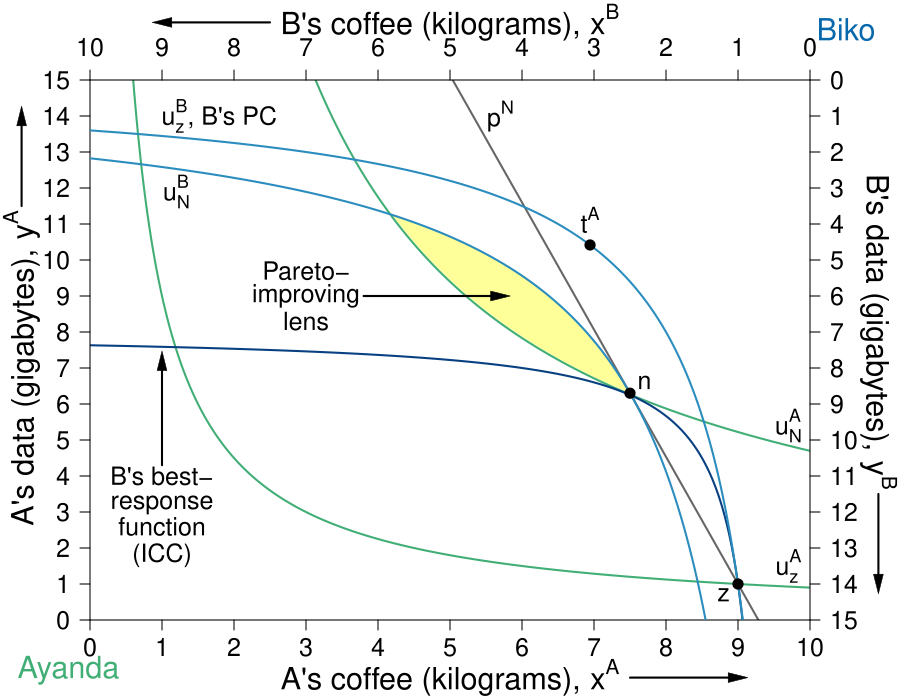

Write R code to recreate this figure.
#require(ggplot2)
require(shape)
pdf(file = "property/psp_offer_final_newz_pareto.pdf", width = 9, height = 7)

#Set parameters for graphics
pointsize <- 1.8
axislabelsize <- 1.8
labelsize <- 1.5
namesize <- 1.8
annotatesize <- 1.5
graphlinewidth <- 2
segmentlinewidth <- 1.5

COL <- c("#7fc97f", "#beaed4", "#fdc086", "#ffff99", "#386cb0", "#f0027f", "#bf5b17", "#666666")
COLA <- c("#e0f3db", "#99d8c9","#66c2a4","#41ae76", "#238b45", "#005824")
COLB <- c("#c6dbef", "#4eb3d3", "#2b8cbe", "#0868ac","#084081")
COLC <- c("#fcfbfd", "#efedf5", "#dadaeb", "#bcbddc", "#9e9ac8", "#807dba", "#6a51a3", "#54278f", "#3f007d")

uAlog <- function(xA, yA, alpha = 1/2){
  alpha*log(xA) + (1-alpha)*log(yA)
}

indifflogA <- function(xA, U, alpha = 1/2){
  exp((U - alpha*log(xA))/(1 - alpha))
}

uBlog <- function(xA, yA, alpha = 1/2){
  alpha*log(10-xA) + (1-alpha)*log(15-yA)
}

indifflogB <- function(xA, U = uBlog(9,1), alpha = 1/2){
  15 - exp((U - alpha*log(10-xA))/(1 - alpha))
}

paretoEC <- function(x, ybar = 15, xbar = 10) {
  (ybar/xbar)*x
}

paretoEC <- function(x) {
  (3/2)*x
}

MonopolyPrice <- function(x) {
  32.8 - (6.3-1)/(2.5-1)*x 
}

OfferCurveA <- function(x) {
  x/(2*x  - 9)
}


#Use the TIOLI funciton to find what value of x you should have for point g
xatioli <- function(uza){
  exp(uza - (1/2)*log(3/2))
}

xbtioli <- function(uzb){
  exp(uzb - (1/2)*log(3/2))
}
# mrsplot <- function(x) {
#   (13/2)*(x/(9-x)^2)
# }

# OfferCurveB <- function(x) {
#   15 - (13/2)*(10 - x)/(9 - x)
# }

OfferCurveB <- function(x) {
  15 - (7*(10 - x))/(10 - x - 1/2)
}

#Deriving the offer curves: let py = 1
#wA = 8px + 2py = 8px + 2; Demand: x = w/2px => x = 4 + 1/px => px = 1/(x - 4)
#Offer curve is y = px*x => (1/(x-4))*x = x/(x-4) defined for x neq 4
#wA = 2px + 13py = 2px + 13; Demand: x = w/2px => x = 1 + 13/2px => px = 13/2(x - 1)
#B's Offer curve is y = px*x => (13/2)(1/(x-1))*x = (13/2)(x/(x-1)
#Therefore in terms of yA and xA:
#15 - y = (13/2)*(10 - x)/(10 - x - 1)
#Therefore y = 15 - (13/2)*(10-x)/(9 - x) defined for x neq 9
#The tangency of the indifference curve and the offer curve gives mrsplot
#Where mrsplot equals that offer curve, we get x = (3/17)*(51 - sqrt(221)) = 6.376576; 
#So y = 6.022321; therefore u = (6.376576^0.5)*(6.022321^0.5)



par(mar =  c(4, 4.5, 4, 4.5))
xlims <- c(0, 10)
ylims <- c(0, 15)
xlims2 <- c(10, 0)
ylims2 <- c(15, 0)
x <- seq(xlims[1], xlims[2], length.out = npts)
y <- seq(ylims[1], ylims[2], length.out = npts) 


plot(0, 0, xlim = xlims, ylim = ylims, type = "n",
     xlab = "",
     ylab = "", 
     xaxt = "n", 
     yaxt = "n", 
     cex.lab = axislabelsize, 
     bty = "n",
     xaxs="i", 
     yaxs="i")


npts <- 500 
npts2 <- 501

#Specify the sequences of points for graphing. 
xx1 <- seq(xlims[1], xlims[2], length.out = npts)
yy1 <- indiffcurveA2(xx1, U = 4, A = 1, a = 0.5)
yy2 <- indiffcurveA2(xx1)




# xpolyF <- seq(from = 0, to = 9.499, length.out = 501)
# ypolyF1 <- OfferCurveB(xpoly1)
# polygon(c(0, xpolyF, xlims[2]), 
#         c(OfferCurveB(0), 0, OfferCurveB(xpolyF)),
#         border = FALSE, col = COLA[1])

# polygon(x = c(xpolyF, rev(xpolyF)), y = c(ypolyF1, rev(ypolyF1)), col=COLB[1], density=NULL, border = NA)



#I need something like xx1 with npts for 
xpoly1 <- seq(from = 4.15, to = 7.5, length.out = 500)
ypoly1 <- indifflogA(xpoly1, U = uAlog(7.5, 6.3))
ypoly2 <- indifflogB(xpoly1, U = uBlog(7.5, 6.3))
polygon(x = c(xpoly1, rev(xpoly1)), y = c(ypoly1, rev(ypoly2)), col=COL[4], density=NULL, border = NA)



a2 <- c(uAlog(9,1), 1.925)

contour(x, y, 
        outer(x, y, uAlog),
        drawlabels = FALSE,
        col = COLA[4],
        lwd = graphlinewidth,
        levels = a2, 
        xaxs="i", 
        yaxs="i", 
        add = TRUE)

#Label lens
text(3, 9.7, expression("Pareto-"), cex = annotatesize)
text(3, 9, expression("improving"), cex = annotatesize)
text(3, 8.3, expression("lens"), cex = annotatesize)
Arrows(3.8, 9, 5.7, 9, col = "black", lty = 1, lwd = 2, arr.type = "triangle", arr.lwd = 0.5)

xx2 <- seq(4, xlims[2], length.out = npts)
xx3 <- seq(xlims[1], 9.5, length.out = npts)

#Pareto efficient curve
#segments(0, 0, 10, 15, lty = 1, lwd = graphlinewidth, col = COL[2])

# text(8, 10, expression("Pareto-efficient curve"), cex = annotatesize)
# Arrows(8.5, 10.3, 8.5, 12.2, col = "black", lty = 1, lwd = backgroundlinewidth, arr.type = "triangle", arr.lwd = 0.5)



#Draw the lines for the graphs
#lines(xx1, indiffcurveA1(xx1), col = COLA[3], lwd = graphlinewidth)
#lines(xx1, indiffcurveA2(xx1), col = COLA[4], lwd = graphlinewidth)
#lines(xx1, indiffcurveA3(xx1), col = COLA[4], lwd = graphlinewidth)

#lines(xx1, mrsplot(xx1), col = COL[1], lwd = graphlinewidth)
# lines(xx1, indiffcurveBneg1(xx1, U = 5.703502), col = COLB[3], lwd = graphlinewidth)
# lines(xx1, indiffcurveBneg1(xx1), col = COLB[3], lwd = graphlinewidth)

lines(xx3, OfferCurveB(xx3), col = COLB[5], lwd = graphlinewidth)
lines(xx1, MonopolyPrice(xx1), col = COL[8], lwd = graphlinewidth)

#Customize ticks and labels for the plot
ticksy <- seq(from = 0, to = 15, by = 1)
ylabels <- seq(from = 0, to = 15, by = 1)
ticksx <- seq(from = 0, to = 10, by = 1)
xlabels <- seq(from = 0, to = 10, by = 1)
axis(1, at = ticksx, pos = 0, labels = xlabels, cex.axis = labelsize)
axis(2, at = ticksy, pos = 0, labels = ylabels, las = 1, cex.axis = labelsize)

mtext(expression(paste("A's coffee (kilograms), ", x^A)), side=1, line = 3, cex = axislabelsize)
text(-0.95, 7, expression(paste("A's data (gigabytes), ", y^A)), xpd = TRUE, cex = axislabelsize, srt = 90) 

#Add arrows:
Arrows(-0.95, 11.5, -0.95, 14, col = "black", lty = 1, lwd = 2, arr.type = "triangle", arr.lwd = 0.5, xpd = TRUE)
Arrows(7.5, -1.6, 9, -1.6, col = "black", lty = 1, lwd = 2, arr.type = "triangle", arr.lwd = 0.5, xpd = TRUE)

#arrows(-0.75, 11.5, -0.75, 14, xpd = TRUE, length=0.1,angle=40,lwd=3)
#arrows(7.5, -1.6, 9, -1.6, xpd = TRUE, length=0.1,angle=40,lwd=3)


#Annotation of the three graphs and the NE
#text(9.6, 0.9, expression(u[1]^A))
# text(9.2, 2.4, expression(u[1]^A == u[z]^A), cex = labelsize)
# text(9.2, 4.9, expression(u[2]^A == u[a]^A), cex = labelsize)
text(9.7, 1.5, expression(u[z]^A), cex = labelsize)
text(9.7, 5.4, expression(u[N]^A), cex = labelsize)
#text(9.6, 5.9, expression(u[4]^A))

#Perhaps useful point to label the unused intersection of the participation constraints
#points(1.34, 12, pch = 16, col = "black", cex = 1.5)




#Label B's offer curve
text(1, 4, expression("B's best-"), cex = annotatesize)
text(1, 3.2, expression("response"), cex = annotatesize)
text(1, 2.6, expression("function"), cex = annotatesize)
text(1, 1.8, expression("(ICC)"), cex = annotatesize)
Arrows(1, 4.3, 1, 7.2, col = "black", lty = 1, lwd = 2, arr.type = "triangle", arr.lwd = 0.5)


#text(5, 4, expression("A's feasible set"), cex = annotatesize)
#text(1.3, 3.2, expression("of prices"), cex = annotatesize)


#Monopoly Price Line
# text(6.5, 14.25, expression(paste("A chooses a price")), cex = annotatesize)
# text(6.5, 13.5, expression(paste("for a budget constraint")), cex = annotatesize)
# text(6.5, 12.75, expression(paste("with slope", phantom()==-p^N)), cex = annotatesize)
# Arrows(5.3, 13, 3.8, 13, col = "black", lty = 1, lwd = 2, arr.type = "triangle", arr.lwd = 0.5)


text(-0.3, -1.4, expression("Ayanda"), xpd = TRUE, cex = namesize, col = COLA[4])
text(10.5, 16.4, expression("Biko"), xpd = TRUE, cex = namesize, col = COLB[4])

#Set up second axes and labels

par(new = TRUE)

#Use the same x and ylims as previously, but with locations switched
xlims2 <- c(10, 0)
ylims2 <- c(15, 0)

#Leave the ylab and xlab blank to ensure no axes titles
plot(0, 0, xlim = xlims2, ylim = ylims2, type = "n",
     xlab = expression(paste("")),
     ylab = expression(paste("")),
     xaxt = "n", 
     yaxt = "n", 
     cex.lab = 1.3, 
     bty = "n",
     xaxs="i", 
     yaxs="i")

#Set up axes at sides 3 and 4 (top and right)
axis(side = 3, at = ticksx, pos = 0, labels = xlabels, cex.axis = labelsize)
axis(side = 4, at = ticksy, pos = 0, labels = ylabels, las = 1, cex.axis = labelsize)

text(5, -1.6, expression(paste("B's coffee (kilograms), ", x^B)), xpd = TRUE, cex = axislabelsize)
text(-0.95, 7, expression(paste("B's data (gigabytes), ", y^B)), xpd = TRUE, cex = axislabelsize, srt = 270) 

b <- c(uBlog2(1,14), uBlog2(10 - 7.5, 15 - 6.3))


contour(x, y,
        outer(x, y, uBlog2),
        drawlabels = FALSE,
        col = COLB[3],
        lwd = graphlinewidth,
        levels = b,
        xaxs="n",
        yaxs="n",
        add = TRUE,
        xpd = TRUE)


#Add arrows:
Arrows(-0.95, 11.5, -0.95, 14, col = "black", lty = 1, lwd = 2, arr.type = "triangle", arr.lwd = 0.5, xpd = TRUE)
Arrows(7.5, -1.6, 9, -1.6, col = "black", lty = 1, lwd = 2, arr.type = "triangle", arr.lwd = 0.5, xpd = TRUE)

# arrows(-0.75, 11.5, -0.75, 14, xpd = TRUE, length=0.1,angle=40,lwd=3)
# arrows(7.5, -1.5, 9, -1.5, xpd = TRUE, length=0.1,angle=40,lwd=3)

#Functions for B's indifference curves
indiffcurveB1 <- function(x, U = 5.09, A = 1, a = 0.5) {
  ((((U-2)/A)*(1/x)^a)^(1/(1-a)))
}

indiffcurveB2 <- function(x, U = 5.09, A = 1, a = 0.5) {
  (((U/A)*(1/x)^a)^(1/(1-a)))
}

indiffcurveB3 <- function(x, U = 5.703502, A = 1, a = 0.5) {
  ((((U)/A)*(1/x)^a)^(1/(1-a)))
}

indiffcurveB4 <- function(x, U = 8.244574, A = 1, a = 0.5) {
  ((((U)/A)*(1/x)^a)^(1/(1-a)))
}

uB2 <- function(xB, yB, alpha = 1/2){
  ((xB)^alpha)*((yB)^(1 - alpha))
}




#lines(xx1, indiffcurveB1(xx1), col = COLB[3], lwd = graphlinewidth)
#lines(xx1, indiffcurveB2(xx1), col = COLB[3], lwd = graphlinewidth)
#lines(xx1, indiffcurveB3(xx1), col = COLB[3], lwd = graphlinewidth)
#lines(xx1, indiffcurveB4(xx1), col = COLB[3], lwd = graphlinewidth)

#Label B's indifference curves
text(8.2, 1, expression(paste(u[z]^B,", B's PC")), cex = annotatesize)
text(8.8, 3.1, expression(u[N]^B), cex = annotatesize)

#Label the price
text(4.3, 1, expression(p^N), cex = annotatesize)
#text(9.1, 8.2, expression(u[4]^B))

#Add a point for the initial endowment
points(1, 14, pch = 16, col = "black", cex = 1.5)
text(1.2, 14.3, expression(z), cex = labelsize)




#Label a point on the middle of the curve
#points(5, 7.5, pch = 16, col = "black", cex = 1.5)
#text(5, 7, expression(i))

#(5^0.5)*(7.5^0.5) = 6.123724

#Add point for comparison to participation constraint
#points(6.2, 1.55, pch = 16, col = "black", cex = 1.5)
#text(6.1, 1.2, expression(d))


#Calculate TIOLI power allocation for B
#mrs(x,y) => pareto efficient curve is (3/2)x = y
#A's initital utility is 4 = u(8,2) = (8^0.5)*(2^0.5)
#Therefore substitute in the contract curve u_e^A = 4 = (x^A)^(0.5)(3/2*x^A)^0.5
# => x^A = 4/((3/2)^0.5) = 3.27 => x^B = 6.73
# => y^A = 3/2(x^A) = 4.9 => y^B = 10.1

#Add point g for B's TIOLI power
# points(6.73, 10.1, pch = 16, col = "black", cex = 1.5)
# text(6.73, 10.6, expression(g))

#Calculate TIOLI power allocation for A
#mrs(x,y) => pareto efficient curve is (3/2)x = y
#A's initital utility is 4 = u(8,2) = (8^0.5)*(2^0.5)
#Therefore substitute in the contract curve u_e^A = 4 = (x^A)^(0.5)(3/2*x^A)^0.5
# => x^B = 5.09/((3/2)^0.5) = 4.16 => x^A = 5.84
# => y^B = 3/2(x^B) = 6.23 => y^A = 8.77 
#=> u^A = (5.84^0.5)*(8.77^0.5) = 7.156591
#Add point f for A's TIOLI power
#points(4.16, 6.23, pch = 16, col = "black", cex = 1.5)
#text(4.16, 5.8, expression(f))



#Annotating a point that is a Pareto improvement over e.
points(10 - 7.5, 15 - 6.3, pch = 16, col = "black", cex = 1.5)
text(10 - 7.5 - 0.2, 15 - 6.3 - 0.3, expression(paste(n)), cex = labelsize)
#(2.94^0.5)*(12.76^0.5)

#Label Pareto Improving Lens
#text(7, 5, expression(paste("Pareto-Improving Lens")))

points(xbtioli(uBlog2(1,14)), 3/2*xbtioli(uBlog2(1,14)), pch = 16, col = "black", cex = 1.5)
text(xbtioli(uBlog2(1,14)), 3/2*xbtioli(uBlog2(1,14)) - 0.7, 
     expression(t^A), cex = annotatesize)

# points(10 - 4.83, 15 - (3/2)*4.83, pch = 16, col = "black", cex = 1.5)
# text(10 - 4.83 + 0.1, 15 - (3/2)*4.83 - 0.4, expression(w), cex = annotatesize)

dev.off()
